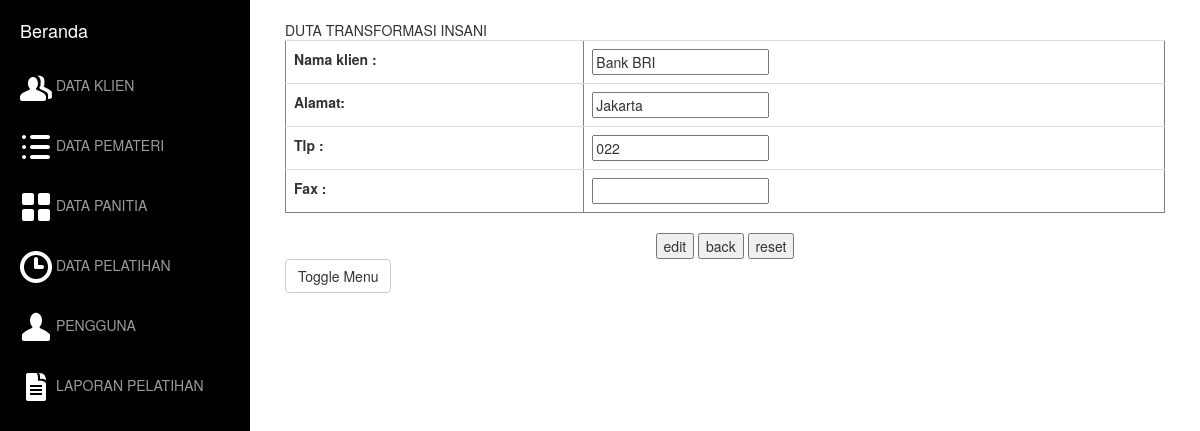
/KLIEN/formedit.php?id=1, run on the app's committed database.
### tables this page shows
CREATE TABLE IF NOT EXISTS `tb_klien` (
  `id_klien` int(11) NOT NULL AUTO_INCREMENT,
  `nama_klien` varchar(30) NOT NULL,
  `alamat_klien` varchar(150) NOT NULL,
  `telp_klien` varchar(12) NOT NULL,
  `fax_klien` varchar(12) NOT NULL,
  PRIMARY KEY (`id_klien`)
);

### KLIEN/formedit.php (called while the page is built, shortened)
<?php
	include "klien.php";
	$id = $_GET[id];
	$klien = new klien();
	$data_klien = $klien->get_klien_by_id($id);
	include "view.formedit.php";
?>

### KLIEN/klien.php (called while the page is built, shortened)
<?php
class klien{
	function get_klien_by_id($id){
		$sql = "select * from tb_klien where id_klien='$id'";
		$query = mysql_query($sql) or die("Gagal query : ".$sql);
		$hasil = mysql_fetch_array($query);
		return $hasil;
	}
}
?>

### KLIEN/view.formedit.php (the view, shortened to what this page needs)
<!DOCTYPE html>
<html lang="en">
<head>
    <link href="asset/css/bootstrap.min.css" rel="stylesheet">
    <link href="asset/css/simple-sidebar.css" rel="stylesheet">
</head>
<body>
    <div id="wrapper">
        <div id="sidebar-wrapper">
            <ul class="sidebar-nav">
                <li class="sidebar-brand">
                    <a href="../home.php">
                        Beranda
                    </a>
                </li>
                <li>
                    <a href="#"><img src='../asset/icons/wb/ic_users.png' /> DATA KLIEN</a>
                </li><br>
                <li>
                    <a href="../PEMATERI/index.php"><img src='../asset/icons/wb/ic_list.png' /> DATA PEMATERI</a>
                </li><br>
                <li>
                    <a href="../PANITIA/index.php"><img src='../asset/icons/wb/ic_grid.png' /> DATA PANITIA</a>
                </li><br>
                <li>
                    <a href="../EVENT/index.php"><img src='../asset/icons/wb/ic_time.png' /> DATA PELATIHAN</a>
                </li><br>
                <li>
                    <a href="../USER/index.php"><img src='../asset/icons/wb/ic_user.png' /> PENGGUNA</a>
                </li><br>
                <li>
                    <a href="../LAPORAN/form.php"><img src='../asset/icons/wb/ic_text_document.png' /> LAPORAN PELATIHAN</a>
                </li>
            </ul>
        </div>
        <div id="page-content-wrapper">
            <div class="container-fluid">
                <div class="row">
                    <div class="col-lg-12">
                       DUTA TRANSFORMASI INSANI
					   <form method="post"  action="action.php">
							<center>
								<table class="table" width="350" border="1">
								<tr>
									<th scope="row">Nama klien :</th>
									<td><input type="text"  name="nama_klien" value="<?php echo $data_klien['nama_klien'];?>" /></td>
								</tr>
								<tr>
									<th scope="row">Alamat:</th>
									<td><input type="text" name="alamat_klien" value="<?php echo $data_klien['alamat_klien'];?>" /></td>
								</tr>
								<tr>
									<th scope="row">Tlp :</th>
									<td><input type="text" name="telp_klien" value="<?php echo $data_klien['telp_klien'];?>" /><br></td>
								</tr>
								<tr>
									<th scope="row">Fax :</th>
									<td><input type="text" name="fax_klien" value="<?php echo $data_klien['fax_klien'];?>" /></td>
								</tr>
							</table>
								<input type="submit" name="submit" value="edit"/>
								<input type="submit" name="submit" value="back"/>
								<input type="reset" name="reset" value="reset"/>
							</center>
							</form>
                        <a href="#menu-toggle" class="btn btn-default" id="menu-toggle">Toggle Menu</a>
                    </div>
                </div>
            </div>
        </div>
    </div>
</body>
</html>

### KLIEN/asset/css/simple-sidebar.css (style rules this page uses)
#wrapper { padding-left: 0; -webkit-transition: all 0.5s ease; -moz-transition: all 0.5s ease; -o-transition: all 0.5s ease; transition: all 0.5s ease; }
#sidebar-wrapper { z-index: 1000; position: fixed; left: 250px; width: 0; height: 100%; margin-left: -250px; overflow-y: auto; background: #000; -webkit-transition: all 0.5s ease; -moz-transition: all 0.5s ease; -o-transition: all 0.5s ease; transition: all 0.5s ease; }
#page-content-wrapper { width: 100%; padding: 15px; }
.sidebar-nav { position: absolute; top: 0; width: 250px; margin: 0; padding: 0; list-style: none; }
.sidebar-nav li { text-indent: 20px; line-height: 40px; }
.sidebar-nav li a { display: block; text-decoration: none; color: #999999; }
.sidebar-nav > .sidebar-brand { height: 65px; font-size: 18px; line-height: 60px; }
.sidebar-nav > .sidebar-brand a { color: #999999; }
@media (min-width:768px) { #wrapper { padding-left: 250px; } }
@media (min-width:768px) { #sidebar-wrapper { width: 250px; } }
@media (min-width:768px) { #page-content-wrapper { padding: 20px; } }

### data on the page
tb_klien: nama_klien "Bank BRI", alamat_klien "Jakarta", telp_klien "022"
